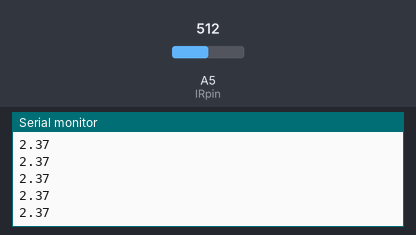
A sketch run on a simulated Arduino Uno, built with avr-gcc and run on an emulated ATmega328P. Shown: the last lines printed to the serial monitor. The test bench sets the inputs (shaded band); at power-on: A5 (IRpin) = 512.

Above: at 1.2 s.
1.3 s: A5 (IRpin) set to 0
At 1.32 s:
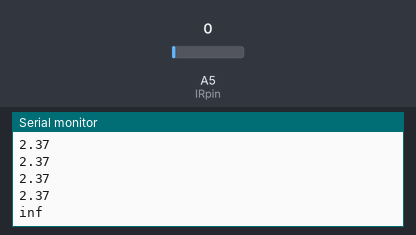
3.2 s: A5 (IRpin) set to 122
At 3.23 s:
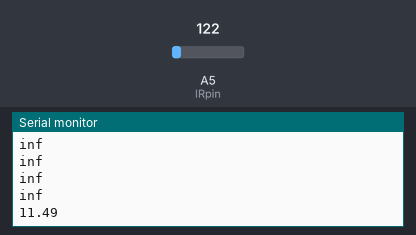

Measured:
- after the input at 1.3 s, the serial monitor: prints a new line at once (image 1)
- after the input at 3.2 s, the serial monitor: prints a new line at once (image 2)

The sketch:

teste1distancia.ino
```cpp
int IRpin = 5;                                    // analog pin for reading the IR sensor

void setup() {
  Serial.begin(9600);                             // start the serial port
}

void loop() {

  float volts = analogRead(IRpin)*0.0048828125;   // value from sensor * (5/1024) - if running 3.3.volts then change 5 to 3.3
  float distance = (65*pow(volts, -1.10)) / 10.0;          // worked out from graph 65 = theretical distance / (1/Volts)S - luckylarry.co.uk
  Serial.println(distance);                       // print the distance
  delay(100);                                     // arbitary wait time.
}
```
